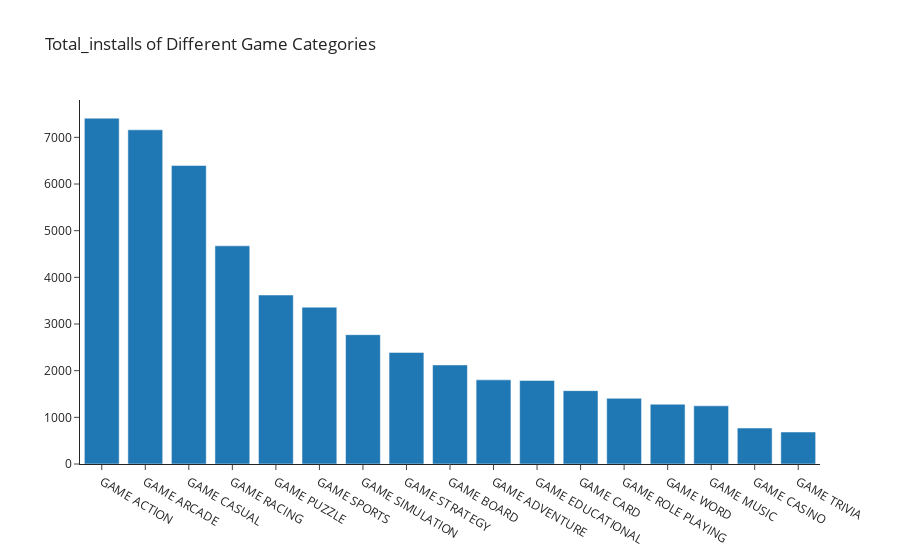

This figure's notebook cell:
### Code cell
cat = df.groupby('category').sum().reset_index()
x= cat['category']
fig = go.Figure(go.Bar(x=x, y=cat['installs'], name='total_installs'))

fig.update_layout(template = "simple_white",
               title_text="Total_installs of Different Game Categories", xaxis = {'categoryorder':'total descending'})
fig.show()
#Game Action got the most installs.

### Figure 1 — Plotly figure (JSON) as saved in the notebook; plotly's stock layout.template omitted (floating-point values rounded to 4 significant figures)
{"data": [{"name": "total_installs", "type": "bar", "x": ["GAME ACTION", "GAME ADVENTURE", "GAME ARCADE", "GAME BOARD", "GAME CARD", "GAME CASINO", "GAME CASUAL", "GAME EDUCATIONAL", "GAME MUSIC", "GAME PUZZLE", "GAME RACING", "GAME ROLE PLAYING", "GAME SIMULATION", "GAME SPORTS", "GAME STRATEGY", "GAME TRIVIA", "GAME WORD"], "y": [7410, 1803, 7161, 2123, 1572.0, 771.0, 6397, 1789.0, 1247.0, 3621, 4675, 1408, 2771, 3361, 2391, 686.0, 1281]}], "layout": {"title": {"text": "Total_installs of Different Game Categories"}, "xaxis": {"categoryorder": "total descending"}}}
